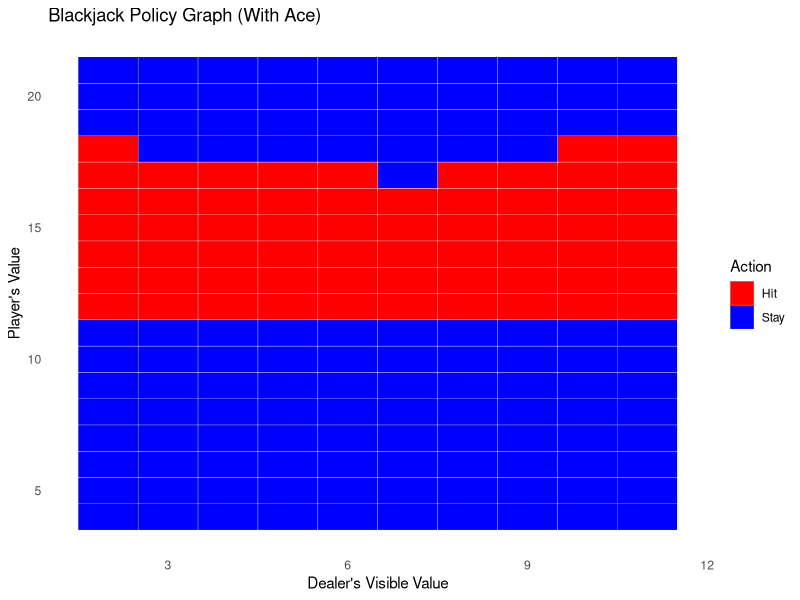
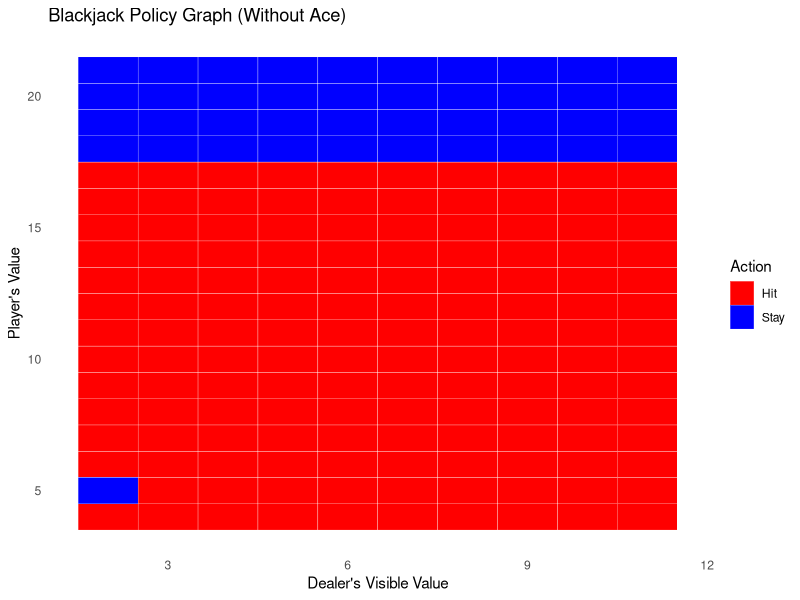

Write the R code that produced these figures, in order.
#########################################################
#
# Agent is a Monte-Carlo reinforcement-trained statistical model
# 
# Environment: Dealer visible value, player value, player aces
#
# Action Space: Hit, Stay
#
# Value Function: State-action pair, Q(s, a)
#
#########################################################
######################
# Get a random card
######################
random_card <- function() {
  return(sample(2:11, 1))
}

########################
# Get a random state
#
# state[1] = dealer
# state[2] = player
# state[3] = ace
########################
random_state <- function() {
  
  dealer = random_card()
  
  card1 = random_card()
  card2 = random_card()
 
  # Check for ace
  if (card1 == 11 || card2 == 11) {
    ace = 1
  } else {
    ace = 0
  }
  
  # Check for double ace
  if (card1 == 11 && card2 == 11) {
    player = 12
  } else {
    player = card1 + card2
  }
  
  return(c(dealer, player, ace))
}

######################
# Add a card to a hand
#
# State[2] = player value
# State[3] = ace
######################
hit <- function(value, ace) {
  value =  as.numeric(value)
  ace =  as.numeric(ace)
  card = random_card()
  
  # Check if card is ace
  if (card == 11) {
    ace =  ace + 1
  }
  
  # Check for bust with ace
  if (value + card > 21 && ace > 0) {
    value = value + card - 10
    ace =  ace - 1
  } else {
    value = value + card
  }
  
  return(c(value, ace))
}

########################
# Evaluate state
#
# state[1] = dealer
# state[2] = player
# state[3] = ace
#
# Returns 0 on a tie
# Returns 1 on a player win
# Returns -1 on a dealer win
########################
evaluate_state <- function(state) {
  # If player is bust, dealer wins
  if (state[2] > 21) {
    return(-1)
  }
  
  # Check for dealer ace
  if (state[1] == 11) {
    dealer_ace = 1
  } else {
    dealer_ace = 0
  }
  
  # Hit the dealer at least once to make a full hand
  # dealer[1] = dealer value
  # dealer[2] = dealer ace
  dealer = hit(state[1], dealer_ace)
  
  # Dealer hits until 17 or over
  while (dealer[1] < 17) {
    dealer = hit(dealer[1], dealer[2])
  }
  
  # Player is not bust at this point
  # Calculate winning state by hand comparison
  if (state[2] > dealer[1] || dealer[1] > 21) {
    return(1) # Player > dealer or dealer bust, player win
  } else if (state[2] < dealer[1]) {
    return(-1) # Player < dealer, dealer win
  } else {
    return(0) # Player == dealer, tie
  }
}

########################
# Calculate rewards
########################
# Function to create progressively devalued rewards
create_rewards <- function(reward, devalue, len) {
  # Create a sequence from 0 to (len - 1)
  exponent =  seq(0, len - 1)
  
  # Calculate progressively devalued rewards using vectorized operations
  rewards =  reward * (devalue ^ exponent)
  
  # Reverse the rewards list
  rewards =  rev(rewards)
  
  return(rewards)
}

#################
# Value function
#################
Q <- function(state_actions, devalue) {
  # Calculate reward via final state
  len = nrow(state_actions)
  reward = evaluate_state(state_actions[len, c(1:3)])
  
  # Return progressively devalued list of rewards
  # Correlates to indices on state_actions
  rewards = create_rewards(reward, devalue, len)
  
  return(rewards)
}

#################
# Assign rewards to policy
#
# Policy is a 4 array
# Policy is the size of every state * every action
#
# Assigns the reward to the state and action
#################
assign_reward <- function(policy, state_action, reward) {
  # Convert the state_action row to numeric
  indices = as.numeric(state_action)
  
  # Assign the reward to the appropriate position in the policy
  policy[indices[1], indices[2], indices[3] + 1, indices[4]] = 
    reward + policy[indices[1], indices[2], indices[3] + 1, indices[4]]
  
  return(policy)
}

####################
# Evaluate policy
#
# n is the number of sample states
####################
evaluate_policy <- function(policy, n) {
  wins =  0
  ties =  0
  losses =  0
  while (n > 0) {
    # Get a random state
    state = random_state()
    
    # Perform actions on the state until player chooses to stay
    hit_total_reward = policy[state[1], state[2], state[3] + 1, 2]
    stay_total_reward = policy[state[1], state[2], state[3] + 1, 1]
    
    while (hit_total_reward > stay_total_reward && state[2] < 21) {
      hit_value = hit(state[2], state[3])
      state[2] = hit_value[1]
      state[3] = hit_value[2]
      hit_total_reward = policy[state[1], state[2], state[3] + 1, 2]
      stay_total_reward = policy[state[1], state[2], state[3] + 1, 1]
    }
    
    # Evaluate the state and tally wins/ties/losses
    state_value = evaluate_state(state)
    if (state_value == 1) {
      wins = wins + 1
    } else if (state_value == 0) {
      ties = ties + 1
    } else {
      losses = losses + 1
    }
    
    n = n - 1
  }
  
  # Return wins, ties, losses %
  total = wins + ties + losses
  return(c(wins / total, ties / total, losses / total))
}

######################
# Train policy
#
# n is the maximum number of sample states and the number of testing samples
# m is the number of sample states between each accuracy test
# q is the number of accuracy tests that see no growth before we end the
# loop prematurely
#
# Devalue is the coefficient to lesser reward previous actions
#
# min_improvement is the minimum variance ratio needed to keep the iterating
#
# print = TRUE will print status messages every test
######################
monte_carlo_training <- function(policy, n, m, q, min_variation, devalue, print = FALSE) {
  improving = TRUE
  i = 1
  q = 5
  accuracy = as.list(rep(0, q))
  j = 0
  while (j < n && improving ==TRUE) {
    # Get a random state
    state = random_state()
    
    # Perform random actions on the state until the agent stays or hits 21
    # or busts
    state_actions = data.frame()
    action = sample(1:2, 1)
    state_actions = rbind(state_actions, c(state, action))
    while (state[2] <= 21 && action == 2) {
      
      hit_value = hit(state[2], state[3])
      state[2] = hit_value[1]
      state[3] = hit_value[2]
      action = sample(1:2, 1)
      state_actions = rbind(state_actions, c(state, action))
    }
    
    # Calculate and apply rewards to policy
    rewards = Q(state_actions, devalue)
    for (k in seq(1:nrow(state_actions))) {
      policy = assign_reward(policy, state_actions[k, ], rewards[k])
    }
    
    # Test the accuracy of the policy
    if (j %% m == 0 && j > 0) {
      accuracy[[i]] = evaluate_policy(policy, n)
      
      # Get first column (win %)
      accuracy_matrix =  do.call(rbind, accuracy)
      accuracy_history = accuracy_matrix[, 1]
      
      # Calculate the averages for the first column (win %)
      average = mean(accuracy_history)
      
      # Calculate the tolerance range around the average
      tolerance = min_variation * average
      lower_bound =  average - tolerance
      upper_bound =  average + tolerance
      
      # Check if any win % is outside the tolerance
      improving = FALSE
      for (win_p in accuracy_history) {
        if (win_p <= lower_bound || win_p >= upper_bound) {
          improving = TRUE
          break
        }
      }
      
      # Print status messages
      if (print) {
        print(accuracy[[i]])
      }
      
      i =  (i %% q) + 1
    }
    
    j = j + 1
  }
  
  return(policy)
}

###################
# Train policy
###################
# Initialize a 4D array policy with dimensions 11 x 32 x 2 x 2
policy <- array(0, dim = c(11, 32, 2, 2))

# max 100000 samples (also test samples), 5000 per iteration, 10 iteration history,
# minimum variance of 1% in history, devalue rewards to 90% per step,
# print test results at each iteration
policy <- monte_carlo_training(policy, 100000, 5000, 10, 0.01, 0.3, TRUE)

###########################
# Plot results
###########################
# Load necessary libraries
library(ggplot2)
library(reshape2)

# Create a function to generate a data frame for the policy
create_policy_dataframe <- function(policy) {
  data <- data.frame()
  
  # Loop through all states and actions to create a data frame
  for (dealer in 2:11) {
    for (player in 4:21) {
      for (ace in 0:1) {
        # Get the action with the highest value for the given state
        action <- which.max(policy[dealer, player, ace + 1, ])
        # Store the dealer, player, ace, and action in the data frame
        data <- rbind(data, data.frame(Dealer = dealer, Player = player, Ace = ace, Action = action))
      }
    }
  }
  
  # Convert Action to descriptive labels
  data$Action <- ifelse(data$Action == 1, "Stay", "Hit")
  
  return(data)
}

# Generate the policy data frame
policy_df <- create_policy_dataframe(policy)

# Plot for states with an ace
plot_with_ace <- ggplot(policy_df[policy_df$Ace == 1, ], aes(x = Dealer, y = Player, fill = Action)) +
  geom_tile(color = "white") +
  scale_fill_manual(values = c("Hit" = "red", "Stay" = "blue")) +
  labs(title = "Blackjack Policy Graph (With Ace)",
       x = "Dealer's Visible Value",
       y = "Player's Value",
       fill = "Action") +
  theme_minimal() +
  theme(panel.grid.major = element_blank(),
        panel.grid.minor = element_blank())

# Plot for states without an ace
plot_without_ace <- ggplot(policy_df[policy_df$Ace == 0, ], aes(x = Dealer, y = Player, fill = Action)) +
  geom_tile(color = "white") +
  scale_fill_manual(values = c("Hit" = "red", "Stay" = "blue")) +
  labs(title = "Blackjack Policy Graph (Without Ace)",
       x = "Dealer's Visible Value",
       y = "Player's Value",
       fill = "Action") +
  theme_minimal() +
  theme(panel.grid.major = element_blank(),
        panel.grid.minor = element_blank())

# Display the plots
print(plot_with_ace)
print(plot_without_ace)
